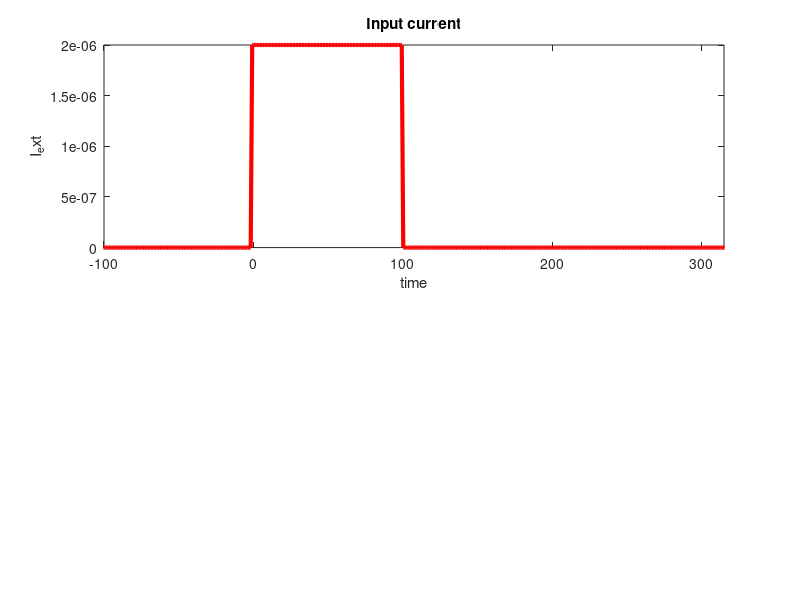

Write MATLAB code to recreate this figure. (Note: this script raises an error after producing the figure.)

clear
close all
clc


tau_m = 5; % time constant in ms
t_ref = 30; % refractory period in ms
N = 1000; % number of measurements
I_0 = 2e-6; % input current
Iext = zeros(1,N); % initialize membrane current
R = 10^7 ;% resistance in ohms


u_rest = -70 ;% resting membrane potential in mV
u_th = -55 ;% spiking threshold
u_hp = -90 ;% hyperpolarization
u_spike = 20 ;% membrane potential at spike peak

t = linspace(-200, 800, N); % time series




%%

num_start = 0.20 * N;
num_end   = 0.3* N;  
num_width = round(num_end - num_start);
Iext(num_start : num_start + num_width) = I_0;

RI = R.*Iext;




%% LiF model as ODE

%du/dt = (-u + u_rest + R*Iext)/tau_m

u = u_rest + RI.*(1-exp(-(t/tau_m))); %solution for above equation for u at u(0) = u_rest

% Loops over time steps, spikes if threshold is reached, before hyperpolarizing and returning to resting potential



for ii = 1 : num_end
    
    if u(ii+1) > u_th
       u(ii) = u_spike;
       u(ii+1) = u_hp;
       u(ii+2:ii+2+t_ref) = u_rest;
    end
end



%% Plotting input current and voltage

figure(1)
subplot(2,1,1);
plot(t,Iext,'r','LineWidth',3)

title('Input current')
xlabel('time')
ylabel('I_ext')
xlim([-100 num_end*1.05])
ylim([0 I_0])
yline(0)

subplot(2,1,2);
plot(t,u, 'b', 'LineWidth',2)
title('Voltage')
xlabel('time')
ylabel('u(t)')
xlim([-100 num_end*1.05])
ylim([u_hp-10 u_spike+5])
yline(u_th,'--k','Threshold')
